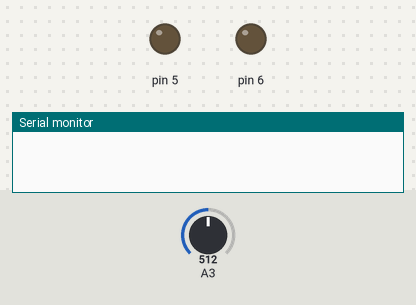
Bench run of a sketch on a simulated Arduino Uno, built with avr-gcc and run on an emulated ATmega328P. On the bench: output pins drawn as LEDs (lit = HIGH), the last lines printed to the serial monitor. The inputs (shaded band) are chosen by the test bench; at power-on: A3 = 512.

Above: at 1.2 s.
1.3 s: A3 set to 67
11.2 s: A3 set to 62
21.3 s: A3 set to 30
At 30.6 s:
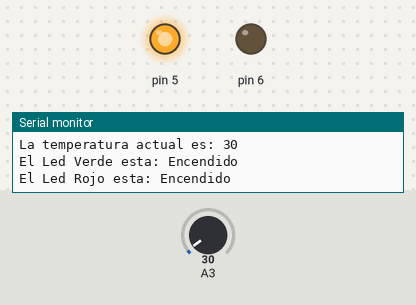
31.2 s: A3 set to 19
40.9 s: A3 set to 16
At 50.6 s:
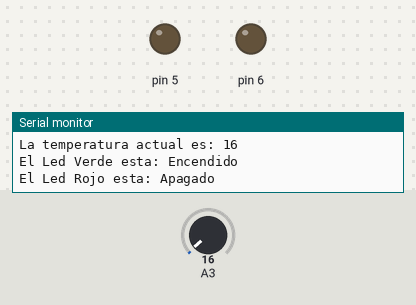
51.2 s: A3 set to 70
At 60.5 s:
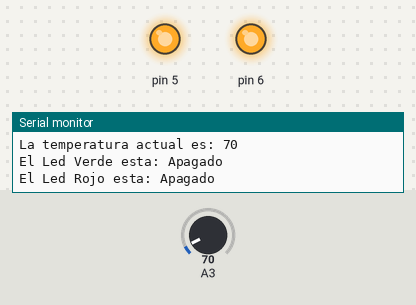
Timing chart, 0 to 62.0 s (numbered marks = the images above; inputs shaded):
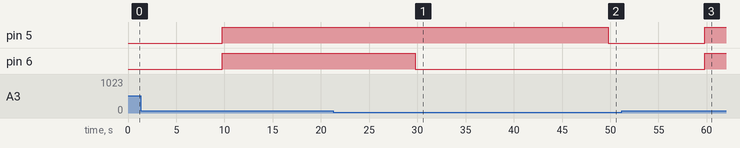

Measured:
- the behaviour switches between 18 and 17 on A3 (found by bisection; images 1 and 2)
- after the input at 21.3 s, pin 6: HIGH → LOW after 8.5 s
- after the input at 40.9 s, pin 5: HIGH → LOW after 8.9 s
- after the input at 51.2 s, pin 5, pin 6: LOW → HIGH after 8.6 s

The sketch:

LAB_2.ino
```cpp
enum estados {
  Frio,
  Normal,
  Tibio,
  Caliente
};
volatile enum estados Estado;

const byte umbral = 4;

const byte Tmax_frio = 20 - umbral / 2;
const byte Tmin_normal = 20 + umbral / 2;
const byte Tmax_normal = 40 - umbral / 2;
const byte Tmin_tibio = 40 + umbral / 2;
const byte Tmax_tibio = 60 - umbral / 2;
const byte Tmin_caliente = 60 + umbral / 2;

const byte Reduccion = 40;
volatile byte Reductor = 0;

bool led_timer;

void setup() {
  Serial.begin(9600);


  DDRD = (1<<DDD5) | (1<<DDD6);

  //PORTD |= (1<<PD5);
  //PORTD &= ~(1 << PD5);


  /* ADMUX:
  * REF1
  * REF0
  * ADLAR
  * (espaciador)
  * MUX3
  * MUX2
  * MUX1
  * MUX0
  *
  * Los valores de REF determinan que referencia utilizara el ADC
  * En este caso se usa '01' para que use AVCC que es el voltaje de operacion
  *
  * El valor de ADLAR determina como se guarda la lectura en los registros ADCH y ADCL
  * en este caso se utiliza '0' porque permite usar 'ADC' para leer los 2 registros al
  * mismo tiempo
  *
  * Y los registros MUX deciden cual entrada ADC 0-5 se esta utilizando
  * en este caso '0011' para la entrada A3
  */
  ADMUX = (0<<REFS1) | (1<<REFS0) | (0<<ADLAR) | (0<<MUX3) | (0<<MUX2) | (1<<MUX1) | (1<<MUX0);


  /* ADCSRA:
  * ADEN
  * ADCS
  * ADATE
  * ADIF
  * ADIE
  * ADPS2
  * ADPS1
  * ADPS0
  *
  * ADEN abilita el uso del ADC
  *
  * ADCS empieza una lectura cuando es puesto en 1 y se vuelve a 0 cuando termina
  *
  * ADATE, ADIF y ADIE son para abilitar funciones que no precisamos utilizar en esto
  *
  * ADPS es para elegir el factor de reduccion del reloj del microcontrolador al reloj del modulo ADC
  * numeros mas chicos permiten mediciones mas rapidas pero imprecisas, mientras que numeros mas grandes
  * permiten mediciones mas precisas pero mas lentas.
  * Aca se eligio 64 que corresponde a '110' porque es un valor mas o menos en el medio del rango.
  */
  ADCSRA = (1<<ADEN) | (0<<ADSC) | (1<<ADPS2) | (1<<ADPS1) | (0<<ADPS0);


  /* Configuracion Timer 1
  * Se Cambian los directorios de configuracion (TCCR1 A y B) para elegir el
  * modo CTC y el preescaler de 256.
  *
  * Despues se asigna el valor por defecto al tope del contador A del Timer 1.
  * En este caso es un valor calculado para un periodo de 10s tomando en
  * cuenta el Preescaler de 256 y un Reductor de 40.
  *
  * Y por ultimo se habilitan las interrupciones por el canal A del timer 1
  */
  TCCR1A = 0;
  TCCR1B = (1<<WGM12) | (1<<CS12);
  OCR1A = 15625;
  TIMSK1 = (1<<OCIE1A);
}

void loop() {

  // Falta la parte de recibir comando por serial
  if (Serial.available() > 0) {
    int lectura_serial = Serial.read();

    switch (lectura_serial) {
      case '2':
        OCR1A = 3125;
      break;

      case '4':
        OCR1A = 3125 * 2;
      break;

      case '6':
        OCR1A = 3125 * 3;
      break;

      case '8':
        OCR1A = 3125 * 4;
      break;

      case '10':
        OCR1A = 3125 * 5;
      break;

      case '12':
        OCR1A = 3125 * 6;
      break;

      case '14':
        OCR1A = 3125 * 7;
      break;

      case '16':
        OCR1A = 3125 * 8;
      break;
    };
  };

  switch (Estado) {
    case Frio:
      PORTD &= ~(1 << PD5);
      PORTD &= ~(1 << PD6);
    break;

    case Normal:
      PORTD |= (1<<PD5);
      PORTD &= ~(1 << PD6);
    break;

    case Tibio:
      PORTD |= (1<<PD5);

      if (led_timer) {
        PORTD |= (1<<PD6);
      } else {
        PORTD &= ~(1 << PD6);
      };
    break;

    case Caliente:
      PORTD |= (1<<PD5);
      PORTD |= (1<<PD6);
    break;
  }
}

ISR(TIMER1_COMPA_vect) {
  Reductor += 1;

  if (Reductor < Reduccion / 4) {
    led_timer = true;
  } else {
    led_timer = false;
  };

  if (Reductor >= Reduccion) {
    Reductor = 0;

    int Lectura = Leer_Temperatura();
    if ((0 < Lectura) && (Tmax_frio > Lectura))                   { Estado = Frio; }
    else if ((Tmin_normal < Lectura) && (Tmax_normal > Lectura))  { Estado = Normal; }
    else if ((Tmin_tibio < Lectura) && (Tmax_tibio > Lectura))    { Estado = Tibio; }
    else if (Tmin_caliente < Lectura)                             { Estado = Caliente; }

    Serial.print("La temperatura actual es: ");
    Serial.println(Lectura);

    Serial.print("El Led Verde esta: ");
    if (((PIND & (1 << PIND5)) >> PIND5) == 1) {
      Serial.println("Encendido");
    } else {
      Serial.println("Apagado");
    };

    Serial.print("El Led Rojo esta: ");
    if (((PIND & (1 << PIND6)) >> PIND6) == 1) {
      Serial.println("Encendido");
    } else {
      Serial.println("Apagado");
    };

    Serial.println("");
  };
}

int Leer_Temperatura() {

  cli();

  ADCSRA |= (1<<ADSC); // Empezar la lectura

  while (ADCSRA & (1<<ADSC)) {}; // Esperar a que termine la lectura

  sei();

  return ADC; // Retornar el valor de 10 bits
}
```
